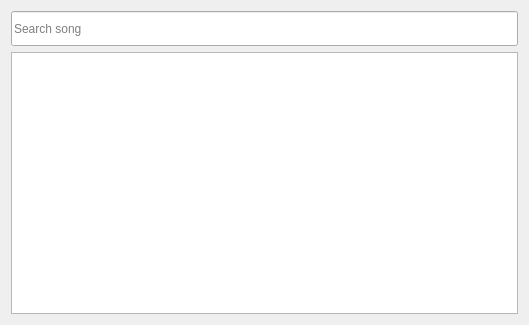
<?xml version="1.0" encoding="UTF-8"?>
<ui version="4.0">
 <class>SearchView</class>
 <widget class="QWidget" name="SearchView">
  <property name="geometry">
   <rect>
    <x>0</x>
    <y>0</y>
    <width>529</width>
    <height>325</height>
   </rect>
  </property>
  <property name="windowTitle">
   <string>Form</string>
  </property>
  <layout class="QGridLayout" name="gridLayout">
   <item row="0" column="0">
    <widget class="QLineEdit" name="lineEditSearch">
     <property name="minimumSize">
      <size>
       <width>0</width>
       <height>35</height>
      </size>
     </property>
     <property name="maximumSize">
      <size>
       <width>16777215</width>
       <height>35</height>
      </size>
     </property>
     <property name="placeholderText">
      <string>Search song</string>
     </property>
    </widget>
   </item>
   <item row="1" column="0">
    <widget class="QListView" name="listViewSongs"/>
   </item>
  </layout>
 </widget>
 <resources/>
 <connections/>
</ui>
